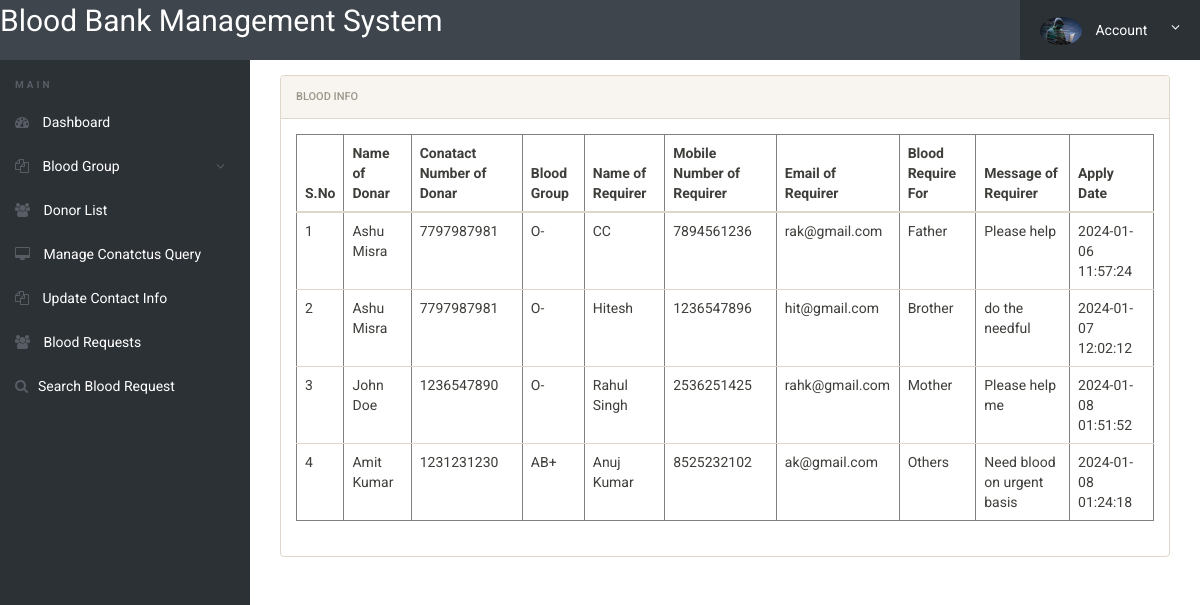
Before: /bbdms/admin/blood-requests.php (signed in) with the older database file.
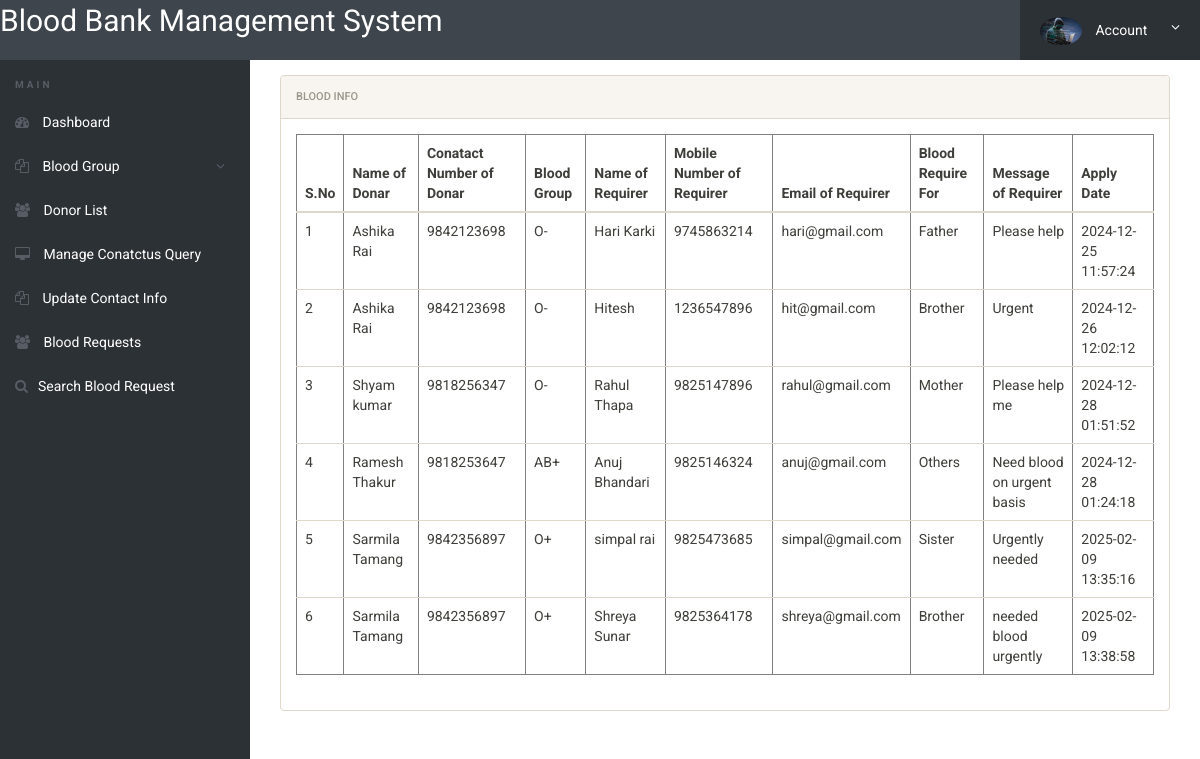
After: the same page with the newer database file.
### tables this page shows
CREATE TABLE `tblbloodrequirer` (
  `ID` int(10) NOT NULL,
  `BloodDonarID` int(10) DEFAULT NULL,
  `name` varchar(250) DEFAULT NULL,
  `EmailId` varchar(250) DEFAULT NULL,
  `ContactNumber` bigint(10) DEFAULT NULL,
  `BloodRequirefor` varchar(250) DEFAULT NULL,
  `Message` mediumtext DEFAULT NULL,
  `ApplyDate` timestamp NULL DEFAULT current_timestamp()
);

CREATE TABLE `tblblooddonars` (
  `id` int(11) NOT NULL,
  `FullName` varchar(100) DEFAULT NULL,
  `MobileNumber` char(11) DEFAULT NULL,
  `EmailId` varchar(100) DEFAULT NULL,
  `Gender` varchar(20) DEFAULT NULL,
  `Age` int(11) DEFAULT NULL,
  `BloodGroup` varchar(20) DEFAULT NULL,
  `Address` varchar(255) DEFAULT NULL,
  `Message` mediumtext DEFAULT NULL,
  `PostingDate` timestamp NOT NULL DEFAULT current_timestamp(),
  `status` int(1) DEFAULT NULL,
  `Password` varchar(250) DEFAULT NULL
);

### bbdms/admin/blood-requests.php (the view, shortened to what this page needs)
<?php
include('includes/config.php');
if(strlen($_SESSION['alogin'])==0)
	{
header('location:index.php');
}
else{
 ?>
<!doctype html>
<html lang="en" class="no-js">
<head>
	<link rel="stylesheet" href="css/font-awesome.min.css">
	<link rel="stylesheet" href="css/bootstrap.min.css">
	<link rel="stylesheet" href="css/dataTables.bootstrap.min.css">
	<link rel="stylesheet" href="css/bootstrap-social.css">
	<link rel="stylesheet" href="css/bootstrap-select.css">
	<link rel="stylesheet" href="css/fileinput.min.css">
	<link rel="stylesheet" href="css/awesome-bootstrap-checkbox.css">
	<link rel="stylesheet" href="css/style.css">
</head>
<body>
	<?php include('includes/header.php');?>
	<div class="ts-main-content">
		<?php include('includes/leftbar.php');?>
		<div class="content-wrapper">
			<div class="container-fluid">
					<div class="col-md-12">
						<div class="panel panel-default">
							<div class="panel-heading">Blood Info</div>
							<div class="panel-body">
								<table border="1" class="table table-responsive">
                                    <thead>
                                         <tr>
                                         	<th>S.No</th>
                                          <th>Name of Donar</th>
                                          <th>Conatact Number of Donar</th>
                                          <th>Blood Group</th>
                                            <th>Name of Requirer</th>
                                            <th>Mobile Number of Requirer</th>
                                            <th>Email of Requirer</th>
                                            <th>Blood Require For</th>
                                            <th>Message of Requirer</th>
                                            <th>Apply Date</th>
                                        </tr>
                                    </thead>
                                    <tbody>
                                        <tr><?php
$sql="SELECT tblbloodrequirer.BloodDonarID,tblbloodrequirer.name,tblbloodrequirer.EmailId,tblbloodrequirer.ContactNumber,tblbloodrequirer.BloodRequirefor,tblbloodrequirer.Message,tblbloodrequirer.ApplyDate,tblblooddonars.id as donid,tblblooddonars.FullName,tblblooddonars.MobileNumber,tblblooddonars.BloodGroup  from  tblbloodrequirer join tblblooddonars on tblblooddonars.id=tblbloodrequirer.BloodDonarID where tblblooddonars.FullName like '%$sdata%' || tblblooddonars.MobileNumber like '%$sdata%'";
$query = $dbh -> prepare($sql);
$query->execute();
$results=$query->fetchAll(PDO::FETCH_OBJ);
$cnt=1;
if($query->rowCount() > 0)
{
foreach($results as $row)
{               ?>
                                            <td><?php echo htmlentities($cnt);?></td>
                                            <td><?php  echo htmlentities($row->FullName);?></td>
                                            <td><?php  echo htmlentities($row->MobileNumber);?></td>
                                            <td><?php  echo htmlentities($row->BloodGroup);?></td>
                                        <td><?php  echo htmlentities($row->name);?></td>
                                             <td><?php  echo htmlentities($row->ContactNumber);?></td>
                                             <td><?php  echo htmlentities($row->EmailId);?></td>
                                          <td><?php  echo htmlentities($row->BloodRequirefor);?></td>
                 <td><?php  echo htmlentities($row->Message);?>
                  </td>
                                            <td>
                                              <?php  echo htmlentities($row->ApplyDate);?>
                                            </td>
                                        </tr>
                                    <?php $cnt=$cnt+1;}} else {?>
                                        <tr>
                                            <th colspan="8" style="color:red;"> No Record found</th>
                                        </tr>
                                    <?php } ?>
                                    </tbody>
                                </table>
							</div>
						</div>
					</div>
				</div>
			</div>
		</div>
</body>
</html>
<?php } ?>

### bbdms/admin/includes/header.php (shortened to what this page needs)
<div class="brand clearfix">
	<a href="dashboard.php" style="font-size: 30px; padding-top:1%; color:#fff">Blood Bank Management System </a>
		<ul class="ts-profile-nav">
			<li class="ts-account">
				<a href="#"><img src="img/hacker.jpg" class="ts-avatar hidden-side" alt=""> Account <i class="fa fa-angle-down hidden-side"></i></a>
			</li>
		</ul>
	</div>

### bbdms/admin/includes/leftbar.php (shortened to what this page needs)
	<nav class="ts-sidebar">
			<ul class="ts-sidebar-menu">
				<li class="ts-label">Main</li>
				<li><a href="dashboard.php"><i class="fa fa-dashboard"></i> Dashboard</a></li>
<li><a href="#"><i class="fa fa-files-o"></i> Blood Group</a>
</li>
				<li><a href="donor-list.php"><i class="fa fa-users"></i> Donor List</a></li>
				<li><a href="manage-conactusquery.php"><i class="fa fa-desktop"></i> Manage Conatctus Query</a></li>
			<li><a href="update-contactinfo.php"><i class="fa fa-files-o"></i> Update Contact Info</a></li>
			<li><a href="blood-requests.php"><i class="fa fa-users"></i> Blood Requests</a></li>
<li><a href="request-received-bydonar.php"><i class="fa fa-search"></i>Search Blood Request</a></li>
			</ul>
		</nav>

### bbdms/admin/css/style.css (style rules this page uses)
html { font-size: 14px; }
@media only screen and (min-width: 480px) { html { font-size: 17px; } }
@media only screen and (min-width: 768px) { html { font-size: 14px; } }
body { font-size: 1em; }
a { color: #37a6c4; }
.panel { overflow: hidden; }
ul, li { margin: 0; padding: 0; list-style: none; }
.brand { background: #3e454c; position: relative; z-index: 3; position: fixed; width: 100%; top: 0; }
.brand .ts-profile-nav { float: right; display: none; }
.brand .ts-profile-nav li { float: left; position: relative; }
.brand .ts-profile-nav li a { display: block; padding: 20px; color: #fff; }
.brand .ts-profile-nav .ts-account .fa-angle-down { float: right; }
.brand .ts-profile-nav .ts-account > a { width: 180px; background: #2c3136; }
.brand .ts-profile-nav .ts-account .ts-avatar { border-radius: 50%; height: 28px; margin: -10px 0; margin-right: 10px; }
@media only screen and (min-width: 992px) { .brand .ts-profile-nav { display: block; } }
.ts-sidebar { background: #2c3136; max-height: 0; transition: max-height 0.3s; overflow: hidden; position: fixed; z-index: 2; width: 100%; bottom: 0; top: 60px; overflow-y: auto; }
@media only screen and (min-width: 992px) { .ts-sidebar { max-height: 100%; bottom: 0; } }
.ts-sidebar-menu .ts-label { color: #585c64; font-weight: bold; padding: 8px 15px; text-transform: uppercase; font-size: 10px; letter-spacing: 3px; margin-top: 10px; }
.ts-sidebar-menu a { display: block; text-decoration: none; padding: 12px 15px; color: #fff; }
.ts-sidebar-menu li { position: relative; }
.ts-sidebar-menu li i { color: #585c64; margin-right: 10px; }
.ts-main-content .content-wrapper { padding-top: 15px; margin-top: 60px; }
@media only screen and (min-width: 992px) { .ts-main-content .ts-sidebar { width: 250px; float: left; } }
@media only screen and (min-width: 992px) { .ts-main-content .content-wrapper { margin-left: 250px; } }

Changed rows visible on the page:
changed tblbloodrequirer "Father": BloodDonarID.FullName "Ashu Misra" → "Ashika Rai"; BloodDonarID.MobileNumber "7797987981" → "9842123698"; name "CC" → "Hari Karki"; ContactNumber "7894561236" → "9745863214"; EmailId "rak@gmail.com" → "hari@gmail.com"; ApplyDate "2024-01-06 11:57:24" → "2024-12-25 11:57:24"
changed tblbloodrequirer "Hitesh": BloodDonarID.FullName "Ashu Misra" → "Ashika Rai"; BloodDonarID.MobileNumber "7797987981" → "9842123698"; Message "do the needful" → "Urgent"; ApplyDate "2024-01-07 12:02:12" → "2024-12-26 12:02:12"
changed tblbloodrequirer "Mother": BloodDonarID.FullName "John Doe" → "Shyam kumar"; BloodDonarID.MobileNumber "1236547890" → "9818256347"; name "Rahul Singh" → "Rahul Thapa"; ContactNumber "2536251425" → "9825147896"; EmailId "rahk@gmail.com" → "rahul@gmail.com"; ApplyDate "2024-01-08 01:51:52" → "2024-12-28 01:51:52"
changed tblbloodrequirer "Others": BloodDonarID.FullName "Amit Kumar" → "Ramesh Thakur"; BloodDonarID.MobileNumber "1231231230" → "9818253647"; name "Anuj Kumar" → "Anuj Bhandari"; ContactNumber "8525232102" → "9825146324"; EmailId "ak@gmail.com" → "anuj@gmail.com"; ApplyDate "2024-01-08 01:24:18" → "2024-12-28 01:24:18"
added tblbloodrequirer: BloodDonarID.FullName "Sarmila Tamang", BloodDonarID.MobileNumber "9842356897", BloodDonarID.BloodGroup "O+", name "simpal rai", ContactNumber "9825473685", EmailId "simpal@gmail.com", BloodRequirefor "Sister", Message "Urgently needed", ApplyDate "2025-02-09 13:35:16"
added tblbloodrequirer: BloodDonarID.FullName "Sarmila Tamang", BloodDonarID.MobileNumber "9842356897", BloodDonarID.BloodGroup "O+", name "Shreya Sunar", ContactNumber "9825364178", EmailId "shreya@gmail.com", BloodRequirefor "Brother", Message "needed blood urgently", ApplyDate "2025-02-09 13:38:58"
